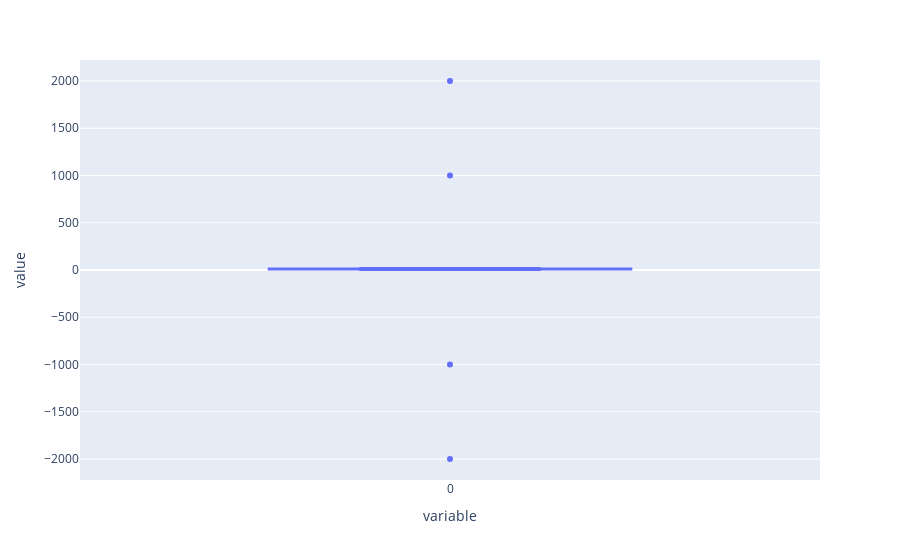

Source (notebook cell):
### Code cell
import seaborn as sns
import plotly.express as px

data = [1, 2, 3, 4, 5, 6, 7, 8, 9, 10, 1000, 11, 12, 13, 14, 15, 2000, 16, 17, 18, 19, 20,-1000,-2000]

fig = px.box(data)
fig.show()

### Figure 1 — Plotly figure (JSON) as saved in the notebook; plotly's stock layout.template omitted (floating-point values rounded to 4 significant figures)
{"data": [{"alignmentgroup": "True", "hovertemplate": "variable=%{x}<br>value=%{y}<extra></extra>", "legendgroup": "", "marker": {"color": "#636efa"}, "name": "", "notched": false, "offsetgroup": "", "orientation": "v", "showlegend": false, "type": "box", "x": ["0", "0", "0", "0", "0", "0", "0", "0", "0", "0", "0", "0", "0", "0", "0", "0", "0", "0", "0", "0", "0", "0", "0", "0"], "x0": " ", "xaxis": "x", "y": [1, 2, 3, 4, 5, 6, 7, 8, 9, 10, 1000, 11, 12, 13, 14, 15, 2000, 16, 17, 18, 19, 20, -1000, -2000], "y0": " ", "yaxis": "y"}], "layout": {"autosize": true, "boxmode": "group", "legend": {"tracegroupgap": 0}, "margin": {"t": 60}, "xaxis": {"anchor": "y", "autorange": true, "domain": [0, 1], "range": [-0.5, 0.5], "title": {"text": "variable"}, "type": "category"}, "yaxis": {"anchor": "x", "autorange": true, "domain": [0, 1], "range": [-2222.0, 2222.0], "title": {"text": "value"}, "type": "linear"}}}
